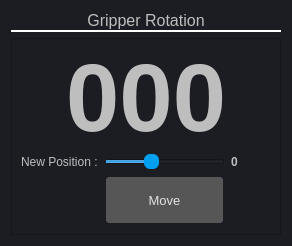
                  <widget class="QFrame" name="frame_13">
                   <property name="maximumSize">
                    <size>
                     <width>331</width>
                     <height>16777215</height>
                    </size>
                   </property>
                   <property name="styleSheet">
                    <string notr="true">QFrame{
	background-color: rgb(27, 29, 35);
}

QFrame:hover{
border-bottom:4px solid rgb(59, 63, 76);
}</string>
                   </property>
                   <property name="frameShape">
                    <enum>QFrame::NoFrame</enum>
                   </property>
                   <property name="frameShadow">
                    <enum>QFrame::Raised</enum>
                   </property>
                   <layout class="QGridLayout" name="gridLayout_36">
                    <item row="0" column="0">
                     <widget class="QLabel" name="label_38">
                      <property name="maximumSize">
                       <size>
                        <width>16777215</width>
                        <height>40</height>
                       </size>
                      </property>
                      <property name="font">
                       <font>
                        <family>Segoe UI</family>
                        <pointsize>12</pointsize>
                       </font>
                      </property>
                      <property name="styleSheet">
                       <string notr="true">QLabel{
color: rgb(190, 190, 190);
border-bottom:2px solid rgb(255, 255, 255);
border-radius:0px;
}

QLabel:hover{
border-top : none;
border-left : none;
border-right:none;
}</string>
                      </property>
                      <property name="text">
                       <string>Gripper Rotation</string>
                      </property>
                      <property name="alignment">
                       <set>Qt::AlignCenter</set>
                      </property>
                     </widget>
                    </item>
                    <item row="1" column="0">
                     <widget class="QFrame" name="frame_18">
                      <property name="styleSheet">
                       <string notr="true">QFrame:hover{
border:none;
}</string>
                      </property>
                      <property name="frameShape">
                       <enum>QFrame::StyledPanel</enum>
                      </property>
                      <property name="frameShadow">
                       <enum>QFrame::Raised</enum>
                      </property>
                      <layout class="QGridLayout" name="gridLayout_11">
                       <item row="1" column="0">
                        <widget class="QLabel" name="label_36">
                         <property name="styleSheet">
                          <string notr="true">color: rgb(190, 190, 190);</string>
                         </property>
                         <property name="text">
                          <string>New Position :</string>
                         </property>
                        </widget>
                       </item>
                       <item row="1" column="1" colspan="2">
                        <widget class="QSlider" name="horizontalSlider_gripper_newvalue">
                         <property name="styleSheet">
                          <string notr="true">QSlider:horizontal{
	background-color: rgb(27, 29, 35);
}
QSlider::handle:horizontal {
	background-color: rgb(0, 160, 240);
    border-radius:6px;
}</string>
                         </property>
                         <property name="minimum">
                          <number>-179</number>
                         </property>
                         <property name="maximum">
                          <number>179</number>
                         </property>
                         <property name="pageStep">
                          <number>1</number>
                         </property>
                         <property name="value">
                          <number>-45</number>
                         </property>
                         <property name="orientation">
                          <enum>Qt::Horizontal</enum>
                         </property>
                        </widget>
                       </item>
                       <item row="0" column="0" colspan="4">
                        <widget class="QLabel" name="label_gripper_currentvalue">
                         <property name="minimumSize">
                          <size>
                           <width>250</width>
                           <height>0</height>
                          </size>
                         </property>
                         <property name="maximumSize">
                          <size>
                           <width>16777215</width>
                           <height>100</height>
                          </size>
                         </property>
                         <property name="font">
                          <font>
                           <family>Segoe UI</family>
                           <pointsize>72</pointsize>
                           <weight>75</weight>
                           <bold>true</bold>
                          </font>
                         </property>
                         <property name="styleSheet">
                          <string notr="true">color: rgb(190, 190, 190);</string>
                         </property>
                         <property name="text">
                          <string>000</string>
                         </property>
                         <property name="alignment">
                          <set>Qt::AlignCenter</set>
                         </property>
                        </widget>
                       </item>
                       <item row="1" column="3">
                        <widget class="QLabel" name="label_35">
                         <property name="maximumSize">
                          <size>
                           <width>40</width>
                           <height>16777215</height>
                          </size>
                         </property>
                         <property name="font">
                          <font>
                           <pointsize>9</pointsize>
                           <weight>75</weight>
                           <bold>true</bold>
                          </font>
                         </property>
                         <property name="styleSheet">
                          <string notr="true">color: rgb(190, 190, 190);</string>
                         </property>
                         <property name="text">
                          <string>0</string>
                         </property>
                        </widget>
                       </item>
                       <item row="2" column="1" colspan="2">
                        <widget class="QPushButton" name="pushButton_send_gripper">
                         <property name="minimumSize">
                          <size>
                           <width>100</width>
                           <height>50</height>
                          </size>
                         </property>
                         <property name="font">
                          <font>
                           <pointsize>10</pointsize>
                          </font>
                         </property>
                         <property name="styleSheet">
                          <string notr="true">QPushButton{
background-color: rgb(86, 86, 86);
color: rgb(225, 225, 225);
border:2px solid rgb(27, 29, 35);
border-radius:5px;
}

QPushButton:hover{
	background-color: rgb(77, 77, 77);
}

QPushButton:pressed{
	background-color: rgb(99, 99, 99);
}</string>
                         </property>
                         <property name="text">
                          <string>Move</string>
                         </property>
                        </widget>
                       </item>
                      </layout>
                     </widget>
                    </item>
                   </layout>
                  </widget>
